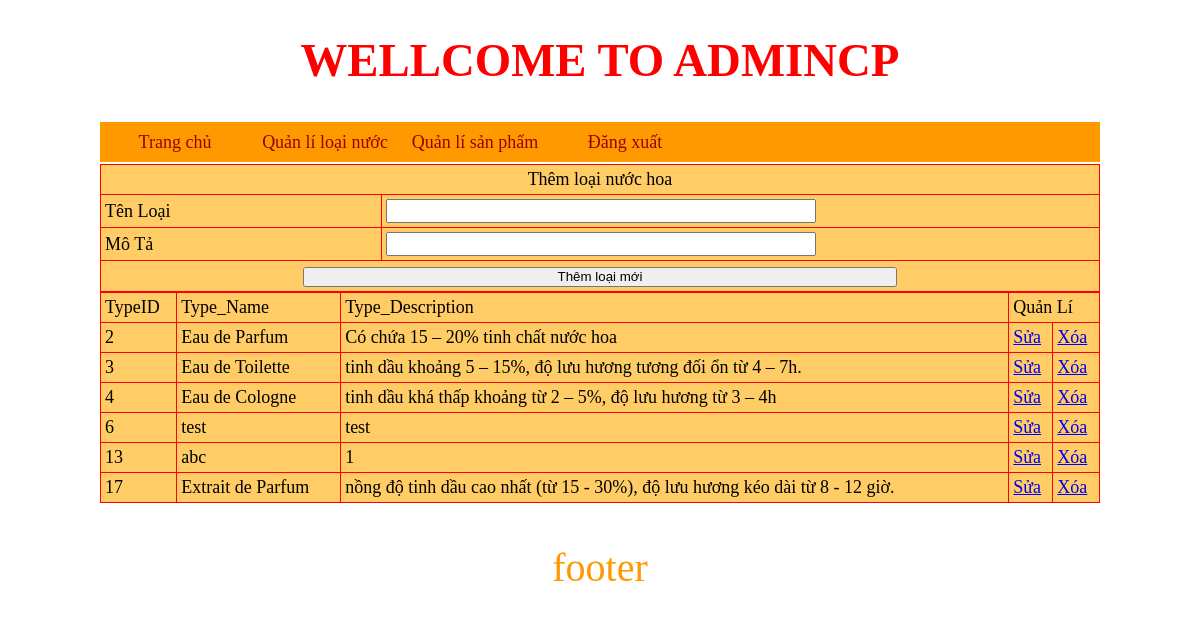
Page /admincp/index.php?quanli=quanliloainuochoa&ac=add (signed in) on the earlier database version.
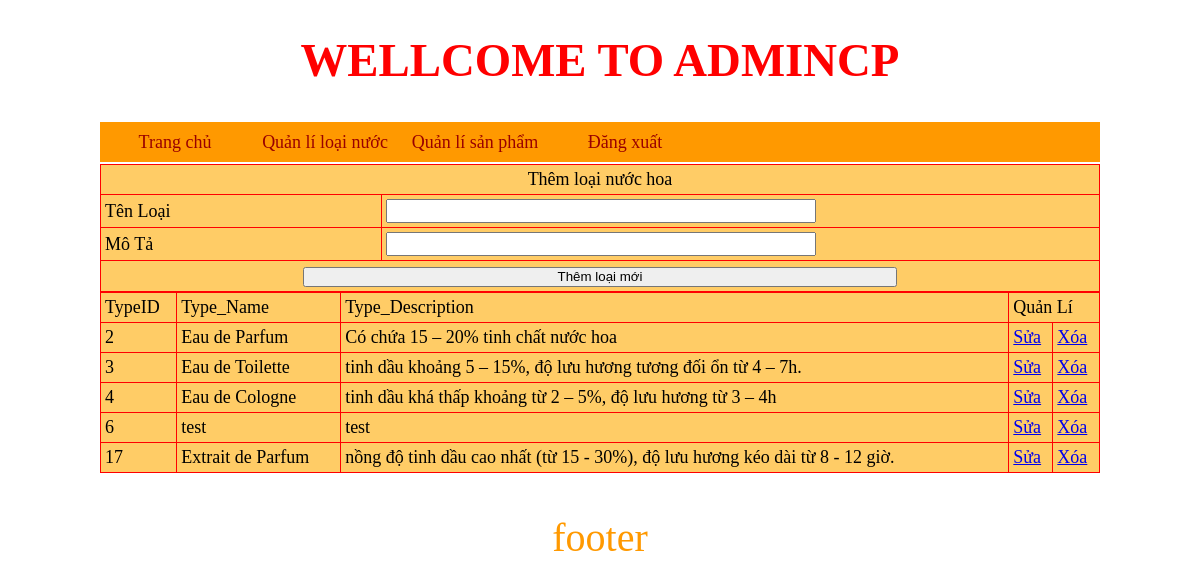
Same page on the later database version.
### tables this page shows
CREATE TABLE `perfume_type` (
  `Type_ID` int(11) NOT NULL,
  `Type_Name` varchar(50) DEFAULT NULL,
  `Type_Description` varchar(100) DEFAULT NULL
);

### admincp/modules/quanliloainuochoa/list.php (the view)
<?php
    $sql_list = "select `Type_ID`, `Type_Name`, `Type_Description` from perfume_type";
    $row_list = mysqli_query($conn,$sql_list);
?>
<table width ="auto" border ="2" align="center">
    <tr>
       <td>TypeID</td>
       <td>Type_Name</td>
       <td>Type_Description</td>
       <td colspan="2">Quản Lí</td>
    </tr>
    <?php
        while($dong=mysqli_fetch_array($row_list)) {
    ?>
    <tr>
        <td><?php echo $dong['Type_ID'] ?></td>
        <td><?php echo $dong['Type_Name'] ?></td>
        <td><?php echo $dong['Type_Description'] ?></td>
        <td><a href ="index.php?quanli=quanliloainuochoa&ac=edit&id =<?php echo $dong['Type_ID'] ?>">Sửa</a></td>
        <td><a href="modules/quanliloainuochoa/handle.php?id=<?php echo $dong['Type_ID'] ?>">Xóa</a></td>
    </tr>
    <?php
        }
    ?>
</table>

Differences in the rows shown:
removed perfume_type: Type_ID "13", Type_Name "abc", Type_Description "1"
